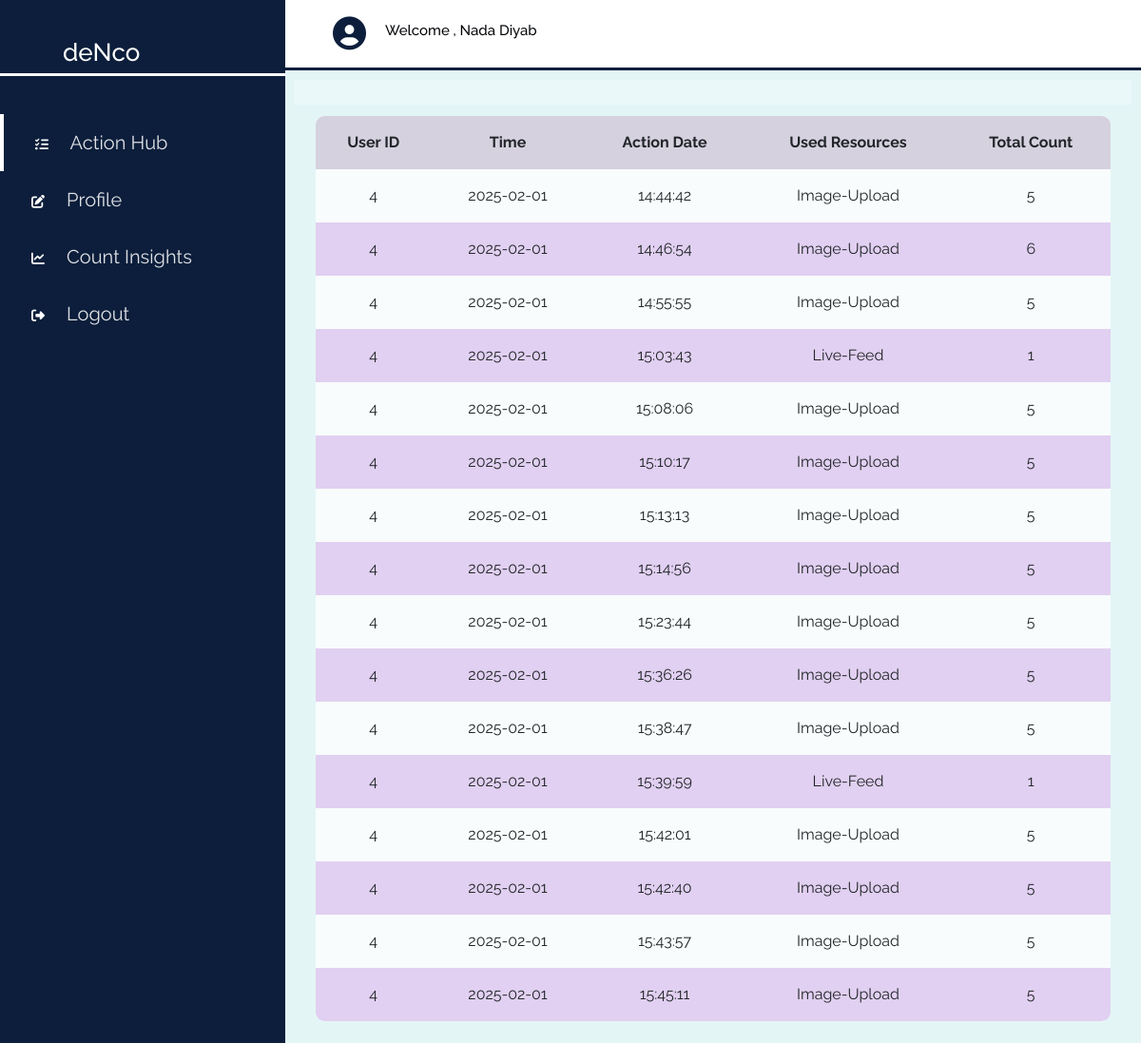
The page /user_count (signed in) on the database its author committed.
### app2.py (models this page shows, shortened)
class User(db.Model, UserMixin):
    id = db.Column(db.Integer, primary_key=True)
    username = db.Column(db.String(150), unique=True, nullable=False)
    email = db.Column(db.String(120), unique=True, nullable=False)
    password = db.Column(db.String(200), nullable=False)

class DetectionLog(db.Model):
    id = db.Column(db.Integer, primary_key=True)
    date = db.Column(db.String(20), nullable=False)
    time = db.Column(db.String(20), nullable=False)
    used_resource = db.Column(db.String(50), nullable=False)
    total_count = db.Column(db.Integer, nullable=False)
    user_id = db.Column(db.Integer, db.ForeignKey('user.id'), nullable=False)  # Foreign Key to user table
    user = db.relationship('User', backref='detection_logs')  # Ensure cascading delete

### app2.py (the view)
@app.route('/user_count')
@login_required
def user_count():
    logs = DetectionLog.query.filter_by(user_id=current_user.id).all()
    return render_template('user_count.html', logs=logs)

### app2.py (called while the page is built)
@login_manager.user_loader
def load_user(user_id):
    return User.query.get(int(user_id))

### templates/user_count.html (shortened to what this page needs)
<!DOCTYPE html>
<html lang="en">
<head>
    <link rel="stylesheet" href="https://cdnjs.cloudflare.com/ajax/libs/font-awesome/6.6.0/css/all.min.css">
    <link rel="stylesheet" type="text/css" href="{{ url_for('static', filename='css/bootstrap.min.css') }}">
    <link rel="stylesheet" href="{{ url_for('static', filename='css/user_dash.css') }}">
</head>
<body>
    <section id="menu">
        <div class="logo">
            <h1><a href="">deNco</a></h1>
        </div>
        <ul class="items">
            <li><a href="{{ url_for('user_dash') }}"><i class="fa-solid fa-tasks"></i> Action Hub</a></li>
            <li><a href="{{ url_for('user_profile') }}"><i class="fa-solid fa-pen-to-square"></i> Profile</a></li>
            <li><a href="{{ url_for('user_count') }}"><i class="fa-solid fa-chart-line"></i> Count Insights</a></li>
            <li><a href="{{ url_for('logout') }}"><i class="fa-solid fa-right-from-bracket"></i> Logout</a></li>
        </ul>
    </section>
    <section id="interface">
        <div class="navigation">
            <div class="profile">
                <i class="fa-solid fa-circle-user"></i>
                <h2>Welcome , {{ current_user.username }}</h2>
            </div>
        </div>
        <div class="table-container">
            <main class="count-table">
                <section class="table-header"></section>
                <section class="table-body">
                    <table>
                        <thead>
                            <tr>
                                <th>User ID</th>
                                <th>Time</th>
                                <th>Action Date</th>
                                <th>Used Resources</th>
                                <th>Total Count</th>
                            </tr>
                        </thead>
                        <tbody>
                            {% for log in logs %}
                            <tr>
                                <td>{{ log.user_id }}</td>
                                <td>{{ log.date }}</td>
                                <td>{{ log.time }}</td>
                                <td>{{ log.used_resource }}</td>
                                <td>{{ log.total_count }}</td>
                            </tr>
                            {% endfor %}
                        </tbody>
                    </table>
                </section>
            </div>
    </section>
</body>
</html>

### static/css/user_dash.css (style rules this page uses)
* { margin: 0; padding: 0; box-sizing: border-box; font-family: "Raleway", sans-serif; }
body { width: 100%; background: #e5e7eb; position: relative; font-family: "Raleway", sans-serif; display:flex; background-color: #4abdc526; }
#menu { background: #0c1e3b; width: 300px; height: 100%; position: fixed; top:0; left:0; }
#menu .logo { display: flex; align-items: center; color: #fff; padding: 30px 0 0 30px; border-bottom: 3px solid #fff; height: 80px; }
#menu .logo a { font-size:26px; margin-left:36px; text-align: center ; color: #fff; }
#menu .items { margin-top: 40px; }
#menu .items li { list-style: none; padding:15px 0; transition: 0.3s ease; }
#menu .items li:nth-child(1) { border-left: 4px solid #fff; }
#menu .items li i { color: rgb(255, 255, 255); width:30px; height:20px; line-height: 30px; text-align:center; font-size: 14px; margin:0 10px 0 25px; }
#menu .items li a { text-decoration:none; color: rgba(255, 255, 255, 0.871); font-weight:800px; transition:0.3 ease; font-size:20px; }
#interface { width: 100%; margin-left: 300px; position:relative; }
#interface .navigation { display: flex; align-items: center; justify-content: space-between; background: #fff; padding:18px 30px; border-bottom: 3px solid #0c1e3b; }
#interface .navigation .profile { display: flex; align-items: center; justify-content: center; }
#interface .navigation .profile i { font-size: 35px; margin-right: 20px; margin-left:20px; color: #0c1e3b; font-weight: 400px; }
#interface .navigation .profile h2 { display: inline-block; font-size: 15px; color: #030508; font-weight: 200px; }
.table-container { padding:10px; border-radius: 25px; }
.table-header { width: 100%; height:10%; background-color: #fff4; padding: .8rem 1rem; }
.table-body { width: 95%; max-height: calc(89% - 1.6rem); background-color: #fffb; margin: .8rem auto; border-radius: .6rem; overflow:auto; }
table { width: 100%; }
table,th,td { border-collapse: collapse; padding: 1rem; }
thead th { position :sticky; top:0; left:0; background-color: #d5d1defe; }
tbody tr:nth-child(even) { background-color: #e1d0f1; }
tr { white-space: nowrap; align-items: center; justify-content: center; text-align: center; }

### rows shown on the page
User: username "Nada Diyab"
DetectionLog: user_id "4", date "2025-02-01", time "14:44:42", used_resource "Image-Upload", total_count "5"
DetectionLog: user_id "4", date "2025-02-01", time "14:46:54", used_resource "Image-Upload", total_count "6"
DetectionLog: user_id "4", date "2025-02-01", time "14:55:55", used_resource "Image-Upload", total_count "5"
DetectionLog: user_id "4", date "2025-02-01", time "15:03:43", used_resource "Live-Feed", total_count "1"
DetectionLog: user_id "4", date "2025-02-01", time "15:08:06", used_resource "Image-Upload", total_count "5"
DetectionLog: user_id "4", date "2025-02-01", time "15:10:17", used_resource "Image-Upload", total_count "5"
DetectionLog: user_id "4", date "2025-02-01", time "15:13:13", used_resource "Image-Upload", total_count "5"
DetectionLog: user_id "4", date "2025-02-01", time "15:14:56", used_resource "Image-Upload", total_count "5"
DetectionLog: user_id "4", date "2025-02-01", time "15:23:44", used_resource "Image-Upload", total_count "5"
DetectionLog: user_id "4", date "2025-02-01", time "15:36:26", used_resource "Image-Upload", total_count "5"
DetectionLog: user_id "4", date "2025-02-01", time "15:38:47", used_resource "Image-Upload", total_count "5"
DetectionLog: user_id "4", date "2025-02-01", time "15:39:59", used_resource "Live-Feed", total_count "1"
DetectionLog: user_id "4", date "2025-02-01", time "15:42:01", used_resource "Image-Upload", total_count "5"
DetectionLog: user_id "4", date "2025-02-01", time "15:42:40", used_resource "Image-Upload", total_count "5"
DetectionLog: user_id "4", date "2025-02-01", time "15:43:57", used_resource "Image-Upload", total_count "5"
DetectionLog: user_id "4", date "2025-02-01", time "15:45:11", used_resource "Image-Upload", total_count "5"
